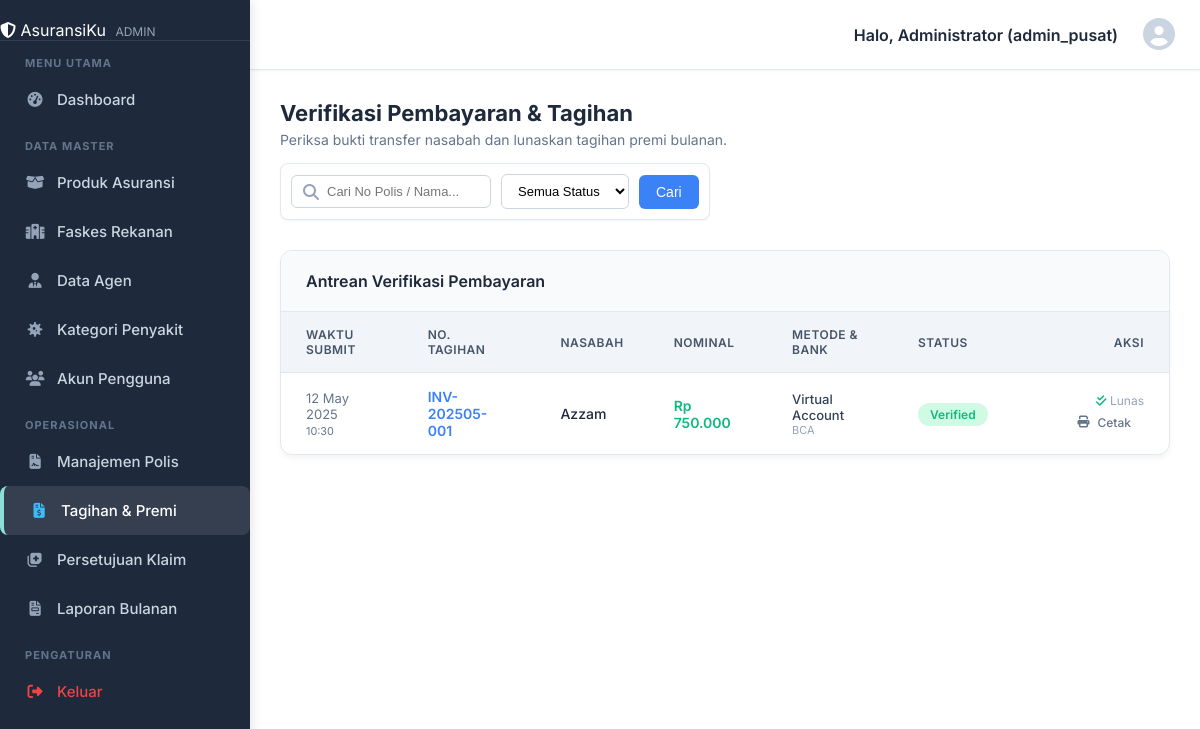
Before: /admin/tagihan/index.php (signed in) with the older database file.
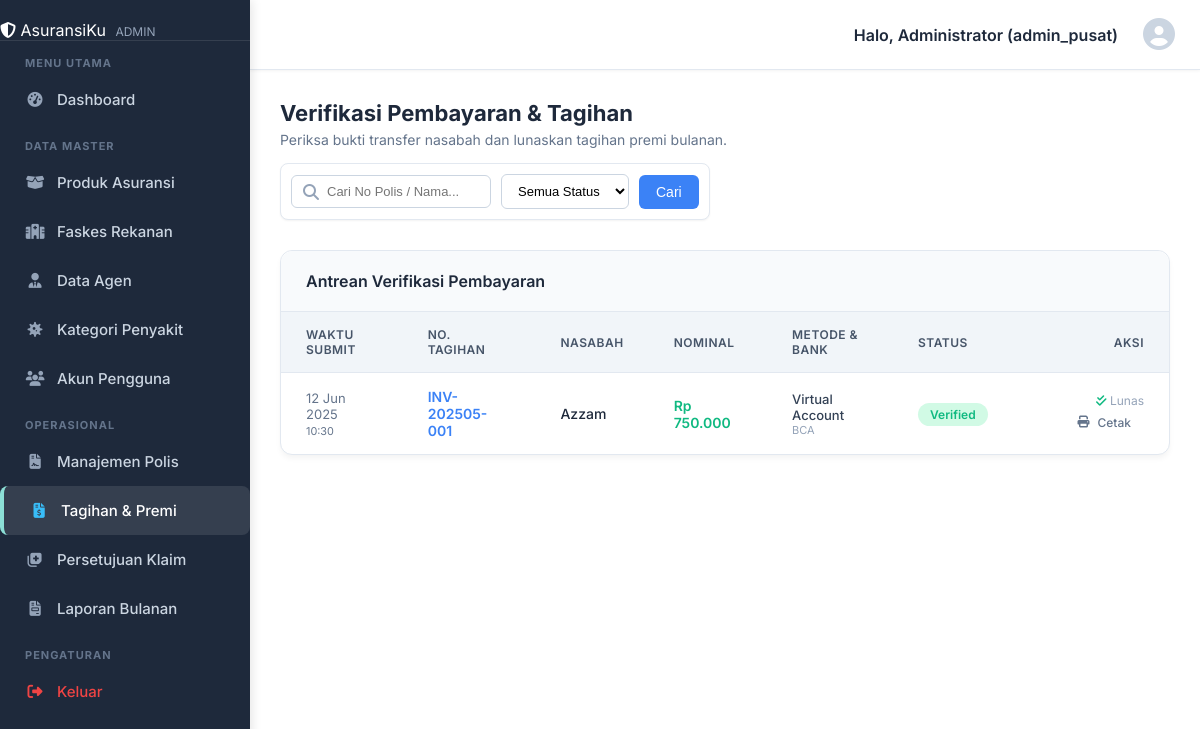
After: the same page with the newer database file.
### tables this page shows
CREATE TABLE pembayaran_premi (
    id_pembayaran INT AUTO_INCREMENT PRIMARY KEY,
    no_tagihan VARCHAR(50) NOT NULL,
    tanggal_bayar DATETIME NOT NULL,
    nominal_bayar DECIMAL(10,2) NOT NULL,
    metode_bayar ENUM('Transfer Bank', 'Virtual Account', 'Kartu Kredit', 'E-Wallet', 'Cash') NOT NULL,
    bank_name VARCHAR(50) NULL,
    referensi_pembayaran VARCHAR(100),
    bukti_pembayaran VARCHAR(255) NULL,
    status_pembayaran ENUM('Pending', 'Verified', 'Rejected') DEFAULT 'Pending',
    FOREIGN KEY (no_tagihan) REFERENCES tagihan_premi(no_tagihan) ON DELETE CASCADE
);

CREATE TABLE pemegang_polis (
    id_pemegang INT AUTO_INCREMENT PRIMARY KEY,
    id_agen INT NULL,
    nik VARCHAR(16) UNIQUE NOT NULL,
    nama_lengkap VARCHAR(150) NOT NULL,
    tanggal_lahir DATE NOT NULL,
    jenis_kelamin ENUM('L', 'P') NOT NULL,
    pekerjaan VARCHAR(100),
    alamat TEXT NOT NULL,
    no_telepon VARCHAR(20),
    email VARCHAR(100) UNIQUE,
    created_at TIMESTAMP DEFAULT CURRENT_TIMESTAMP,
    FOREIGN KEY (id_agen) REFERENCES agen(id_agen) ON DELETE SET NULL
);

### admin/tagihan/index.php (the view, shortened to what the rows shown need)
<?php
    require_once __DIR__ . "/../../layouts/admin/header.php";
    $whereClause = "WHERE 1=1";
    $params = [];
    $query = "
        SELECT
            pb.id_pembayaran,
            pb.no_tagihan,
            pb.tanggal_bayar,
            pb.nominal_bayar,
            pb.metode_bayar,
            pb.bank_name,
            pb.referensi_pembayaran,
            pb.bukti_pembayaran,
            pb.status_pembayaran,
            t.periode_bulan,
            p.no_polis,
            pem.nama_lengkap AS nama_pemegang
        FROM pembayaran_premi pb
        JOIN tagihan_premi t ON pb.no_tagihan = t.no_tagihan
        JOIN polis p ON t.no_polis = p.no_polis
        JOIN pemegang_polis pem ON p.id_pemegang = pem.id_pemegang
        $whereClause
        ORDER BY
            CASE WHEN pb.status_pembayaran = 'Pending' THEN 1 ELSE 2 END ASC,
            pb.tanggal_bayar DESC
    ";
    $stmt = $conn->prepare($query);
    $stmt->execute($params);
    $pembayaran_list = $stmt->fetchAll(PDO::FETCH_ASSOC);
?>
<div style="margin-bottom: 30px; display: flex; justify-content: space-between; align-items: flex-end; flex-wrap: wrap; gap: 15px;">
    <div>
        <h2 style="margin: 0 0 5px 0; color: #1e293b; font-size: 22px;">Verifikasi Pembayaran & Tagihan</h2>
    </div>
</div>
<div class="admin-card">
    <div class="admin-card-body" style="overflow-x: auto;">
        <table class="admin-table">
            <thead>
                <tr>
                    <th>Waktu Submit</th>
                    <th>No. Tagihan</th>
                    <th>Nasabah</th>
                    <th>Nominal</th>
                    <th>Metode & Bank</th>
                    <th>Status</th>
                    <th style="text-align: right;">Aksi</th>
                </tr>
            </thead>
            <tbody>
                <?php if (count($pembayaran_list) > 0): ?>
                    <?php foreach ($pembayaran_list as $row): ?>
                    <tr>
                        <td style="color: #64748b; font-size: 13px;">
                            <?php echo date('d M Y', strtotime($row['tanggal_bayar'])); ?><br>
                            <small><?php echo date('H:i', strtotime($row['tanggal_bayar'])); ?></small>
                        </td>
                        <td style="font-weight: 600; color: #3b82f6;"><?php echo htmlspecialchars($row['no_tagihan']); ?></td>
                        <td style="font-weight: 500; color: #1e293b;"><?php echo htmlspecialchars($row['nama_pemegang']); ?></td>
                        <td style="color: #10b981; font-weight: 600;">Rp <?php echo number_format($row['nominal_bayar'], 0, ',', '.'); ?></td>
                        <td>
                            <div style="font-size: 13px; color: #334155; font-weight: 500;"><?php echo htmlspecialchars($row['metode_bayar']); ?></div>
                            <?php if ($row['bank_name']): ?>
                                <div style="font-size: 11px; color: #94a3b8;"><?php echo htmlspecialchars($row['bank_name']); ?></div>
                            <?php endif; ?>
                        </td>
                        <td>
                            <?php
                                $status = $row['status_pembayaran'];
                                $badge = 'badge-neutral';
                                if ($status == 'Pending') $badge = 'badge-warning';
                                else if ($status == 'Verified') $badge = 'badge-success';
                                else if ($status == 'Rejected') $badge = 'badge-danger';
                            ?>
                            <span class="badge <?php echo $badge; ?>">
                                <?php echo htmlspecialchars($status); ?>
                            </span>
                        </td>
                        <td style="text-align: right;">
                            <?php if ($status === 'Pending'): ?>
                                <button onclick="openVerificationModal(
                                        '<?php echo htmlspecialchars($row['id_pembayaran']); ?>',
                                        '<?php echo htmlspecialchars($row['no_tagihan']); ?>',
                                        '<?php echo htmlspecialchars($row['nama_pemegang']); ?>',
                                        '<?php echo number_format($row['nominal_bayar'], 0, ',', '.'); ?>',
                                        '<?php echo htmlspecialchars($row['bank_name']); ?>',
                                        '<?php echo htmlspecialchars($row['referensi_pembayaran']); ?>',
                                        '<?php echo htmlspecialchars($row['bukti_pembayaran']); ?>'
                                    )"
                                    class="btn-admin btn-admin-sm btn-admin-primary" title="Cek & Verifikasi">
                                    <i class="fa-solid fa-magnifying-glass"></i> Cek & Verifikasi
                                </button>
                            <?php else: ?>
                                <span style="font-size: 12px; color: #94a3b8;">
                                    <?php if ($status === 'Verified') echo '<i class="fa-solid fa-check-double" style="color:#10b981;"></i> Lunas'; else echo 'Ditolak'; ?>
                                </span>
                            <?php endif; ?>
                            <a href="print.php?no_tagihan=<?php echo urlencode($row['no_tagihan']); ?>" target="_blank" class="btn-admin btn-admin-sm btn-admin-ghost" title="Cetak Tagihan" style="margin-left: 5px;">
                                <i class="fa-solid fa-print"></i> Cetak
                            </a>
                        </td>
                    </tr>
                    <?php endforeach; ?>
                <?php else: ?>
                    <tr><td colspan="7" style="text-align: center; color: #94a3b8; padding: 30px;">Belum ada antrean pembayaran masuk.</td></tr>
                <?php endif; ?>
            </tbody>
        </table>
    </div>
</div>
<?php require_once __DIR__ . "/../../layouts/admin/footer.php"; ?>

Changed rows visible on the page:
changed pembayaran_premi "INV-202505-001": tanggal_bayar "12 May 2025" → "12 Jun 2025"
